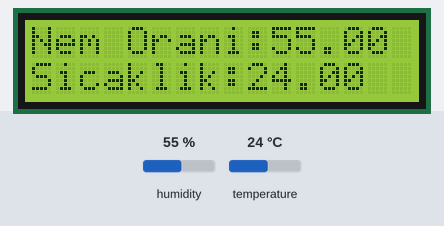
This sketch was run on a simulated Arduino Uno, built with avr-gcc and run on an emulated ATmega328P. On the bench: 16×2 character LCD. The test bench sets the inputs (shaded band); at power-on: humidity 55 %, temperature 24 °C.

Above: at 1.2 s.
1.3 s: humidity set to 22 %
At 2.9 s:
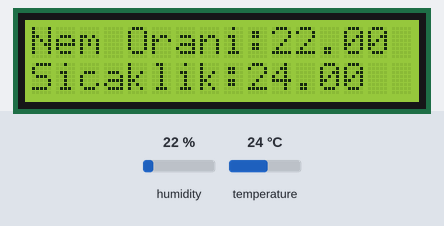
3.7 s: temperature set to 12 °C
At 5.0 s:
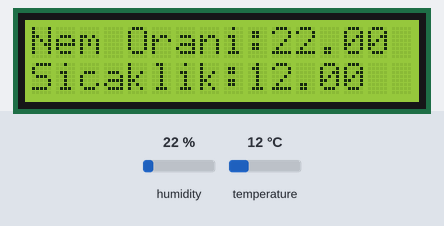
5.8 s: humidity set to 40 %
At 7.1 s:
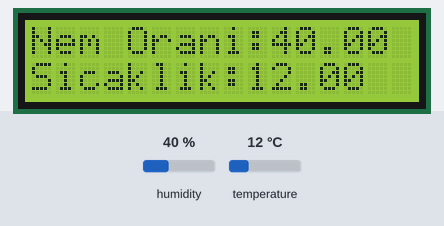
7.9 s: temperature set to 19 °C
At 9.2 s:
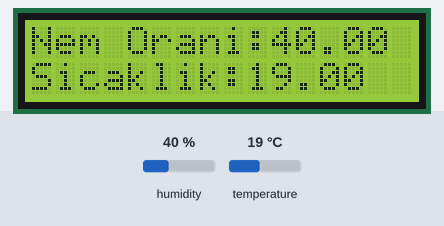
Timing chart, 0 to 10.9 s (numbered marks = the images above; inputs shaded):
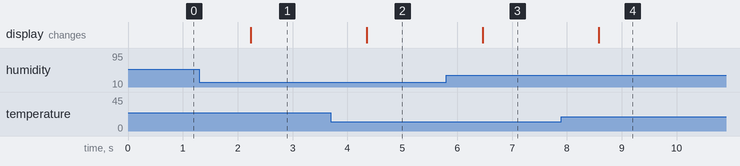

The sketch:

dht11_lcd.ino
```cpp
#include <LiquidCrystal_I2C.h>
#include <Wire.h>
#include <dht11.h>

LiquidCrystal_I2C lcd(0x27,16,2);

#define DHT11_pin 2
dht11 DHT11_sensor;

void setup(){

lcd.begin();

}
void loop(){

   int chk = DHT11_sensor.read(DHT11_pin);
   lcd.clear();
   lcd.setCursor(0,0);
   lcd.print("Nem Orani:");
   lcd.setCursor(10,0);
   lcd.print((float)DHT11_sensor.humidity, 2);
   lcd.setCursor(0,1);
   lcd.print("Sicaklik:");
   lcd.setCursor(9,1);
   lcd.print((float)DHT11_sensor.temperature, 2);

   delay(1000);
}
```

Measured:
- after the input at 1.3 s, the display: changes after 0.93 s (image 1)
- after the input at 3.7 s, the display: changes after 0.65 s (image 2)
- after the input at 5.8 s, the display: changes after 0.66 s (image 3)
- after the input at 7.9 s, the display: changes after 0.68 s (image 4)
